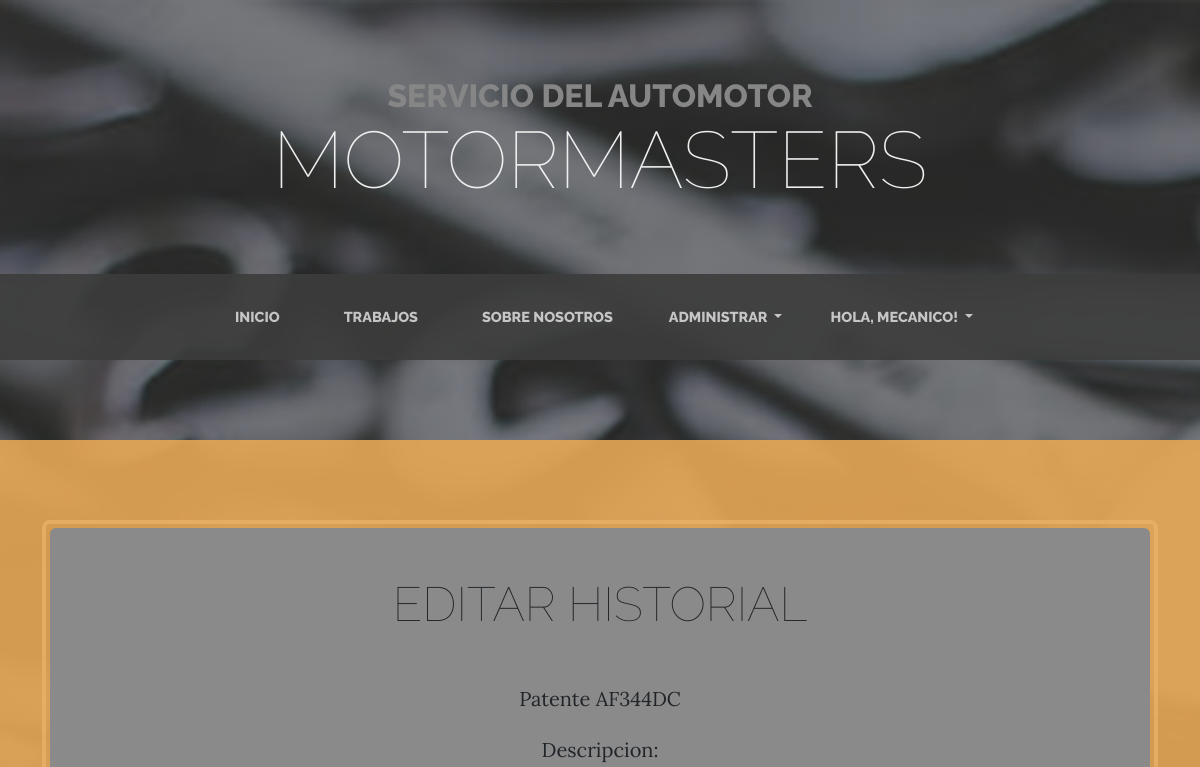
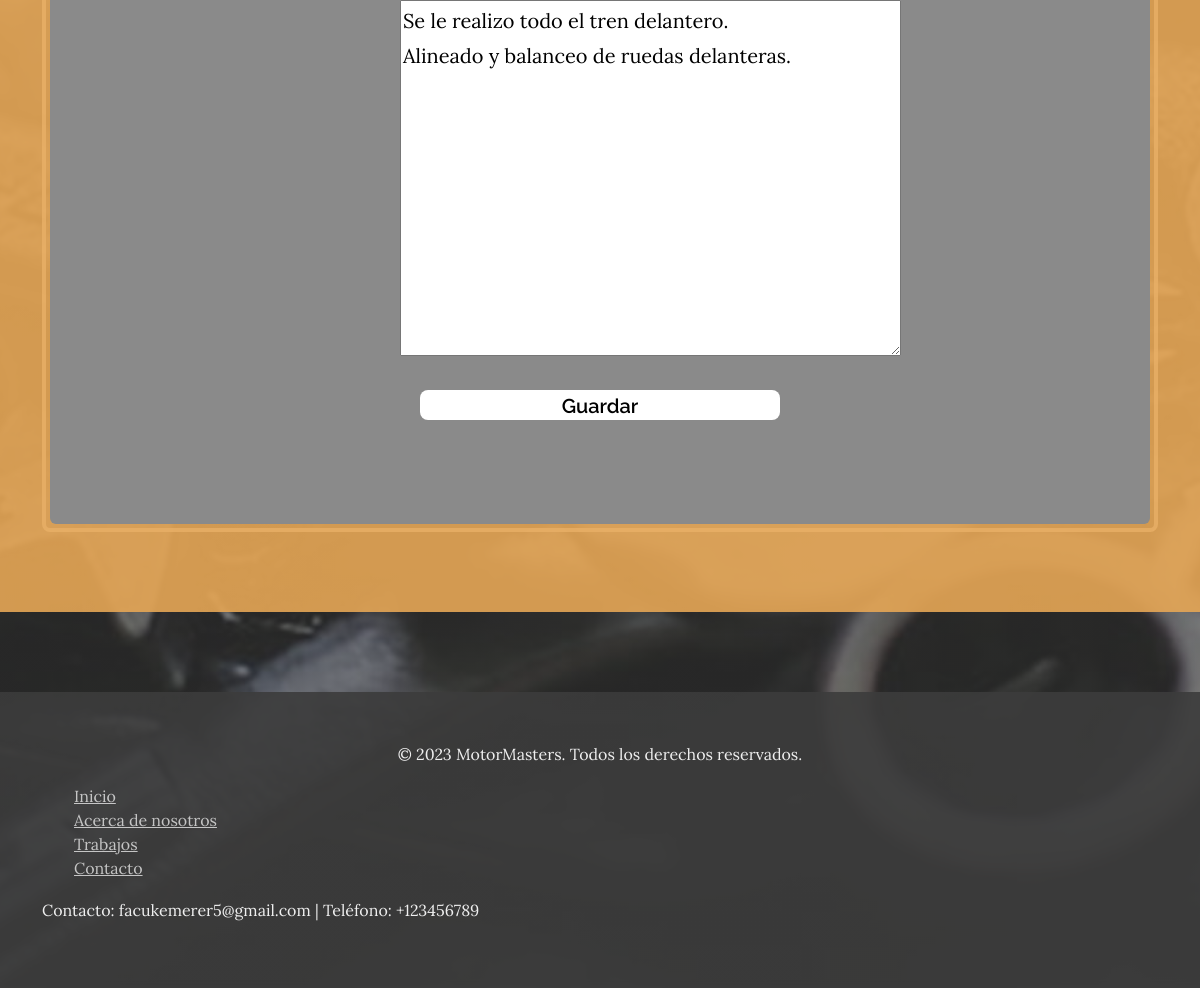
Screenshot of /editar-historial/2 (signed in) with the database file from the repository (2 pictures, top to bottom).
### appEntrega/models.py (models this page shows, shortened)
class Auto(models.Model):
    cliente = models.ForeignKey(Cliente, on_delete=models.CASCADE, null=False)
    patente = models.TextField(max_length=7)

class HistorialTrabajos(models.Model):
    auto = models.ForeignKey(Auto, on_delete=models.CASCADE, null=False)
    descripcion = models.TextField()
    fecha = models.DateField(auto_now_add=True)

### appEntrega/class_views.py (the view)
# urls.py: path('editar-historial/<pk>', class_views.EditarHistorial.as_view() , name="EditarHistorial"),
class EditarHistorial(AdminRequiredMixin, UpdateView):
    model = HistorialTrabajos
    success_url = reverse_lazy("Clientes")
    fields = ['descripcion']
    template_name = "appEntrega/classviews/editar_historial.html"
    def get_context_data(self, **kwargs):
        context = super().get_context_data(**kwargs)
        historial = self.get_object()
        context['patente'] = historial.auto.patente
        return context

### appEntrega/class_views.py (called while the page is built)
    def test_func(self):
        return self.request.user.is_staff

### appEntrega/templates/appEntrega/classviews/editar_historial.html (shortened to what this page needs)
{% extends 'appEntrega/base.html' %}
{% load static %}
{% block main %}
<html lang="en">
<section id="scroll" class="font-size-clientes page-section cta">
    <div class="container">
        <div class="row">
            <div class="mx-auto">
                <div class="cta-inner bg-faded rounded">
                    <h2 class="section-heading mb-5">
                        <span class="text-center section-heading-clientes">Editar historial</span>
                    </h2>
                    <ul class="list-unstyled lista mb-5 text-left mx-auto">
                        <li class="list-unstyled-item d-flex">
                            <form class="formulario-register text-center" method="POST">
                            <p>Patente {{ patente }}</p>
                            {{ form.as_p }}
                            <input class="Boton" type = "submit" value="Guardar">
                            </form>
                        </li>
                    </ul>
                </div>
            </div>
        </div>
    </div>
</section>
</html>
{% endblock main %}

### appEntrega/templates/appEntrega/base.html (shortened to what this page needs)
<!DOCTYPE html>
{% load static %}
<html lang="en">
    <head>
        <link href='{% static "appEntrega/css/styles.css" %}' rel="stylesheet" />
    </head>
    <body>
        <header>
            <h1 class="site-heading text-center text-faded d-none d-lg-block">
                <span class="site-heading-upper text-primary mb-3">Servicio del Automotor</span>
                <span class="site-heading-lower">MotorMasters</span>
            </h1>
        </header>
        <nav class="navbar navbar-expand-lg navbar-dark py-lg-4" id="mainNav">
            <div class="container">
                <div class="collapse navbar-collapse" id="navbarSupportedContent">
                    <ul class="navbar-nav mx-auto">
                        <li class="nav-item px-lg-4"><a class="nav-link text-uppercase" href='{% url "Inicio" %}'>Inicio</a></li>
                        <li class="nav-item px-lg-4"><a class="nav-link text-uppercase" href='{% url "Trabajos" %}'>Trabajos</a></li>
                        <li class="nav-item px-lg-4"><a class="nav-link text-uppercase" href='{% url "Nosotros" %}'>Sobre nosotros</a></li>
                        {% if user.is_staff %}
                        <li class="nav-item dropdown">
                            <a class="nav-link dropdown-toggle text-uppercase px-lg-4" href="#" role="button" data-bs-toggle="dropdown" aria-expanded="false">
                            Administrar
                            </a>
                        </li>
                        {% endif %}
                        {% if user.is_authenticated %}
                        <li class="nav-item dropdown">
                            <a class="nav-link dropdown-toggle text-uppercase px-lg-4" href="#" role="button" data-bs-toggle="dropdown" aria-expanded="false">
                                Hola, {{ user.username }}!
                            </a>
                        </li>
                        {% else %}
                        <li class="nav-item px-lg-4"><a class="nav-link text-uppercase" href='{% url "Login" %}'>Iniciar Sesión</a></li>
                        {% endif %}
                    </ul>
                </div>
            </div>
        </nav>
        {% block main %}
        {% endblock main%}
        <footer class="footer text-faded py-5">
            <div class="container">
                <div class="footer-content">
                    <p class="text-center">&copy; 2023 MotorMasters. Todos los derechos reservados.</p>
                    <nav>
                        <ul class="list">
                            <li><a class="black" href='{% url "Inicio" %}'>Inicio</a></li>
                            <li><a class="black" href='{% url "Nosotros" %}'>Acerca de nosotros</a></li>
                            <li><a class="black" href='{% url "Trabajos" %}'>Trabajos</a></li>
                            <li><a class="black" href='{% url "Encontranos" %}'>Contacto</a></li>
                        </ul>
                    </nav>
                </div>
                <div class="footer-contact">
                    <p>Contacto: facukemerer5@gmail.com | Teléfono: +123456789</p>
                </div>
            </div>
        </footer>
    </body>
</html>

### rows the page displays
Auto: patente "AF344DC"
HistorialTrabajos: descripcion "Se le realizo todo el tren delantero. Alineado y balanceo de ruedas delanteras."

### other values shown
{{ user.username }} "MECANICO"
